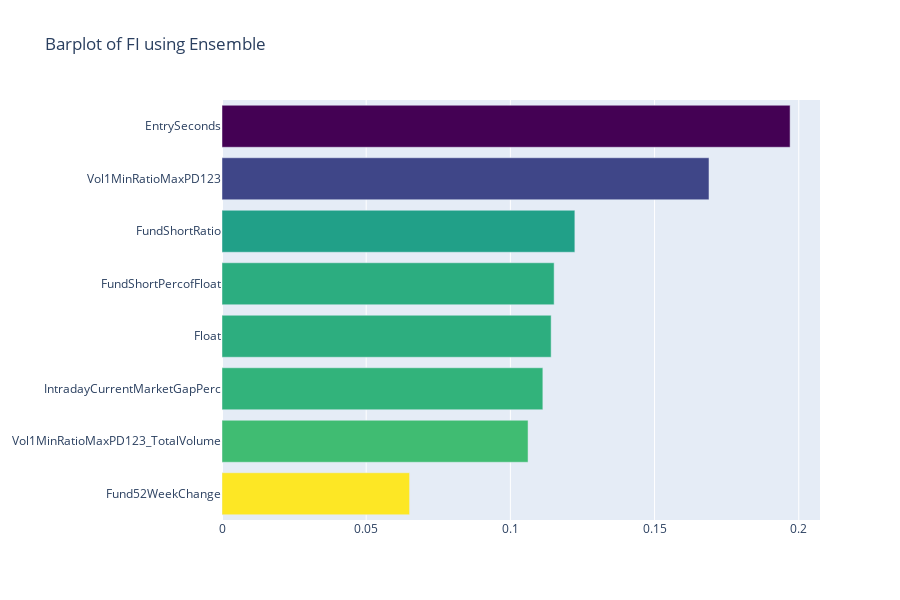

The code cell stored with this chart in its notebook:
### Code cell
x,y=(list(x) for x in zip(*sorted(zip(classifier.feature_importances_,feature)
                                   ,reverse=False)))

trace2 = go.Bar(
    x=x,
    y=y,
    marker=dict(
          color=x,
           colorscale='Viridis',
          reversescale= True),
    name='GB feature imp',
    orientation='h'
)

layout=dict(
      title='Barplot of FI using Ensemble',
    width=900, height=600,
     yaxis=dict(
          showgrid=False,
           showline=False,
          showticklabels=True))
data=[trace2]

fig1=go.Figure(data=data)
fig1['layout'].update(layout)
py.iplot(fig1,filename='bars')

### Figure 1 — Plotly figure (JSON) as saved in the notebook; plotly's stock layout.template omitted (floating-point values rounded to 4 significant figures)
{"data": [{"marker": {"color": [0.06505, 0.1061, 0.1113, 0.1141, 0.1152, 0.1224, 0.1689, 0.197], "colorscale": [[0, "#440154"], [0.1111, "#482878"], [0.2222, "#3e4989"], [0.3333, "#31688e"], [0.4444, "#26828e"], [0.5556, "#1f9e89"], [0.6667, "#35b779"], [0.7778, "#6ece58"], [0.8889, "#b5de2b"], [1, "#fde725"]], "reversescale": true}, "name": "GB feature imp", "orientation": "h", "type": "bar", "x": [0.06505, 0.1061, 0.1113, 0.1141, 0.1152, 0.1224, 0.1689, 0.197], "y": ["Fund52WeekChange", "Vol1MinRatioMaxPD123_TotalVolume", "IntradayCurrentMarketGapPerc", "Float", "FundShortPercofFloat", "FundShortRatio", "Vol1MinRatioMaxPD123", "EntrySeconds"]}], "layout": {"height": 600, "title": {"text": "Barplot of FI using Ensemble"}, "width": 900, "yaxis": {"showgrid": false, "showline": false, "showticklabels": true}}}
